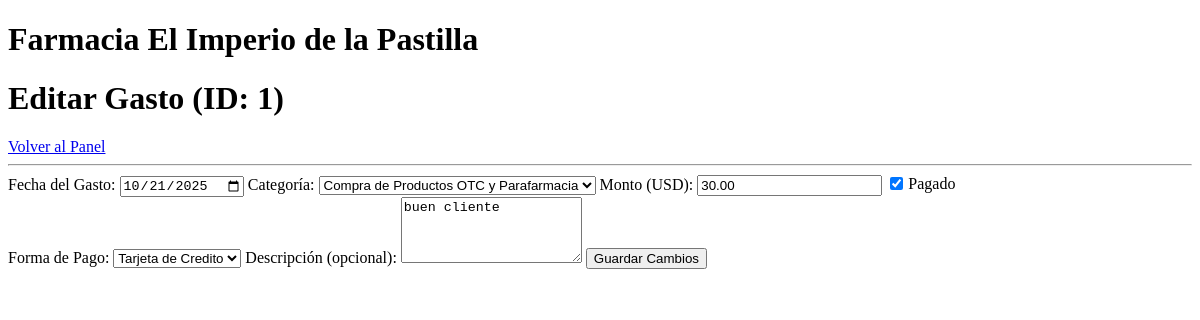
The app's page /gasto_editar.php?id=1 (signed in) with its own data.
### tables this page shows
CREATE TABLE `gastos` (
  `id` int(11) NOT NULL PRIMARY KEY AUTO_INCREMENT,
  `usuario_id` int(11) NOT NULL,
  `categoria_id` int(11) NOT NULL,
  `fecha` date NOT NULL,
  `monto` decimal(10,2) NOT NULL,
  `pagado` tinyint(1) NOT NULL DEFAULT 0,
  `forma_pago` varchar(100) DEFAULT NULL,
  `descripcion` text DEFAULT NULL,
  FOREIGN KEY (`usuario_id`) REFERENCES `usuarios` (`id`),
  FOREIGN KEY (`categoria_id`) REFERENCES `categorias` (`id`)
);

CREATE TABLE `categorias` (
  `id` int(11) NOT NULL PRIMARY KEY AUTO_INCREMENT,
  `nombre` varchar(100) NOT NULL UNIQUE
);

### gasto_editar.php (the view, shortened to what this page needs)
<?php
require_once 'includes/db.php';
$user_id = $_SESSION['user_id'];
$gasto = null;
$categorias = [];
try {
    $stmt_cat = $db->prepare("SELECT id, nombre FROM categorias ORDER BY nombre ASC");
    $stmt_cat->execute();
    $categorias = $stmt_cat->fetchAll();
} catch (PDOException $e) {
    die("Error al cargar categorías.");
}
if ($_SERVER['REQUEST_METHOD'] == 'POST') {
    $gasto_id = $_POST['gasto_id'] ?? null;
    $fecha = $_POST['fecha'];
    $categoria_id = $_POST['categoria_id'];
    $monto = $_POST['monto'];
    $pagado = isset($_POST['pagado']) ? 1 : 0;
    $forma_pago = $_POST['forma_pago'];
    $descripcion = $_POST['descripcion'];
    if (empty($gasto_id) || empty($fecha) || empty($categoria_id) || empty($monto) || empty($forma_pago)) {
        $error_message = "Error: Faltan datos obligatorios o el ID del gasto es inválido.";
    } else {
        try {
            $stmt_update = $db->prepare("
                UPDATE gastos SET fecha=?, categoria_id=?, monto=?, pagado=?, forma_pago=?, descripcion=?
                WHERE id = ? AND usuario_id = ?
            ");
            $stmt_update->execute([
                $fecha, $categoria_id, $monto, $pagado, $forma_pago, $descripcion,
                $gasto_id, $user_id
            ]);
            $_SESSION['success_message'] = "Gasto actualizado con éxito.";
            header('Location: dashboard.php');
            exit();
        } catch (PDOException $e) {
            $error_message = "Error al actualizar el gasto: " . $e->getMessage();
        }
    }
}
else if (isset($_GET['id']) && is_numeric($_GET['id'])) {
    $gasto_id = $_GET['id'];
    try {
        $stmt = $db->prepare("
            SELECT id, fecha, categoria_id, monto, pagado, forma_pago, descripcion
            FROM gastos
            WHERE id = ? AND usuario_id = ?
        ");
        $stmt->execute([$gasto_id, $user_id]);
        $gasto = $stmt->fetch();
    } catch (PDOException $e) {
        die("Error al cargar el gasto para edición: " . $e->getMessage());
    }
} else {
    header('Location: dashboard.php');
    exit();
}
?>
<!DOCTYPE html>
<html lang="es">
<head>
    <link rel="stylesheet" href="css/style.css">
</head>
<body>
    <header class="header_index">
        <h1><b>Farmacia</b> El Imperio de la Pastilla</h1>
    </header>
    <div class="container">
        <h1>Editar Gasto (ID: <?php echo htmlspecialchars($gasto['id']); ?>)</h1>
        <nav>
            <a href="dashboard.php">Volver al Panel</a>
        </nav>
        <hr>
        <form action="gastos_editar.php" method="POST">
            <label for="fecha">Fecha del Gasto:</label>
            <input type="date" id="fecha" name="fecha" value="<?php echo htmlspecialchars($gasto['fecha']); ?>" required>
            <label for="categoria_id">Categoría:</label>
            <select id="categoria_id" name="categoria_id" required>
                <?php foreach ($categorias as $cat): ?>
                    <option value="<?php echo htmlspecialchars($cat['id']); ?>"
                        <?php if ($cat['id'] == $gasto['categoria_id']) echo 'selected'; ?>>
                        <?php echo htmlspecialchars($cat['nombre']); ?>
                    </option>
                <?php endforeach; ?>
            </select>
            <label for="monto">Monto (USD):</label>
            <input type="number" id="monto" name="monto" step="0.01" value="<?php echo htmlspecialchars($gasto['monto']); ?>" required>
            <label style="display: inline-flex; align-items: center;">
                <input type="checkbox" name="pagado" style="width: auto; margin-right: 5px;" <?php if ($gasto['pagado']) echo 'checked'; ?>> Pagado
            </label><br>
            <label for="forma_pago">Forma de Pago:</label>
            <select id="forma_pago" name="forma_pago" required>
                <?php $formas = ['Tarjeta de Credito', 'Efectivo', 'Transferencia', 'Cheque']; ?>
                <?php foreach ($formas as $forma): ?>
                    <option value="<?php echo $forma; ?>" <?php if ($forma == $gasto['forma_pago']) echo 'selected'; ?>>
                        <?php echo $forma; ?>
                    </option>
                <?php endforeach; ?>
            </select>
            <label for="descripcion">Descripción (opcional):</label>
            <textarea id="descripcion" name="descripcion" rows="4"><?php echo htmlspecialchars($gasto['descripcion']); ?></textarea>
            <button type="submit">Guardar Cambios</button>
        </form>
    </div>
</body>
</html>

### css/style.css (style rules this page uses)
.header_index { background-color: #007bff; color: white; padding: 15px 20px; text-align: center; box-shadow: 0 2px 4px rgba(0, 0, 0, 0.1); }
.container { width: 90%; max-width: 1200px; margin: 20px auto; padding: 20px; background-color: #fff; border-radius: 8px; box-shadow: 0 4px 8px rgba(0, 0, 0, 0.05); }
nav a { margin-left: 10px; }

### records on screen
gastos: id "1", fecha "10/21/2025", categoria_id "Compra de Productos OTC y Parafarmacia", monto "30.00", pagado "☑", forma_pago "Tarjeta de Credito", descripcion "buen cliente"
